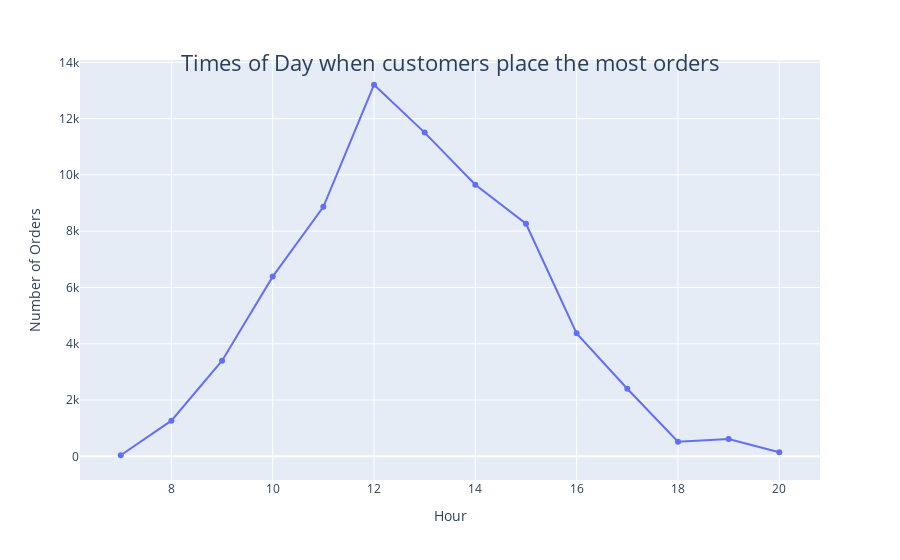

Notebook source saved alongside this figure:
### Code cell
fig=px.line(orders_across_day,markers="o",x="Hour",y="InvoiceNo")
fig.update_layout(
    title_text="Times of Day when customers place the most orders",
    title_font_size=22,
    title_x=.5,
    title_y=.9,
    yaxis_title="Number of Orders"
)
fig.show()

### Figure 1 — Plotly figure (JSON) as saved in the notebook; plotly's stock layout.template omitted (floating-point values rounded to 4 significant figures)
{"data": [{"hovertemplate": "Hour=%{x}<br>InvoiceNo=%{y}<extra></extra>", "legendgroup": "", "line": {"color": "#636efa", "dash": "solid"}, "marker": {"symbol": "circle"}, "mode": "lines+markers", "name": "", "orientation": "v", "showlegend": false, "type": "scatter", "x": [7, 8, 9, 10, 11, 12, 13, 14, 15, 16, 17, 18, 19, 20], "xaxis": "x", "y": [38, 1267, 3397, 6386, 8865, 13204, 11503, 9653, 8264, 4369, 2400, 516, 618, 145], "yaxis": "y"}], "layout": {"legend": {"tracegroupgap": 0}, "margin": {"t": 60}, "title": {"font": {"size": 22}, "text": "Times of Day when customers place the most orders", "x": 0.5, "y": 0.9}, "xaxis": {"anchor": "y", "domain": [0, 1], "title": {"text": "Hour"}}, "yaxis": {"anchor": "x", "domain": [0, 1], "title": {"text": "Number of Orders"}}}}
